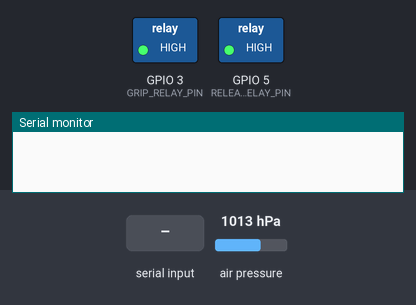
A program run on a simulated Seeed XIAO ESP32-C3. Parts: switched loads named in the program (green lamp = pin HIGH), the last lines printed to the serial monitor. Wiring (inferred from the names in the program): BMP180 pressure sensor at I2C address 0x77. Inputs (shaded band) come from the test bench; at power-on: air pressure 1013 hPa.

Above: at 1.2 s.
1.3 s: "GRIP\n" received over Serial
At 2.1 s:
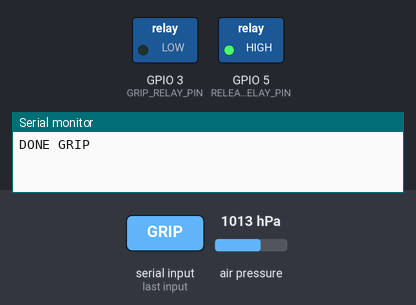
2.8 s: "RELEASE\n" received over Serial
At 3.2 s:
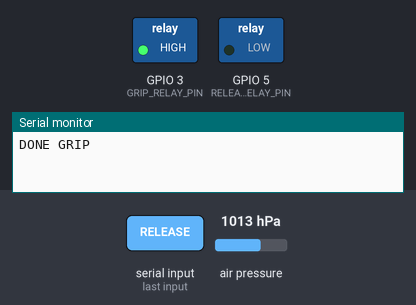
Timing chart, 0 to 5.8 s (numbered marks = the images above; inputs shaded):
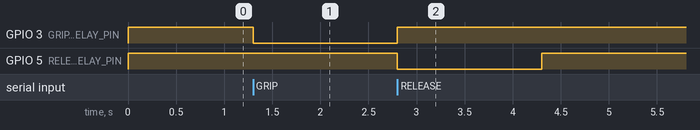

Measured:
- after the input at 1.3 s, GPIO 3 (GRIP_RELAY_PIN): HIGH → LOW at once
- after the input at 2.8 s, GPIO 3 (GRIP_RELAY_PIN): LOW → HIGH at once; GPIO 5 (RELEASE_RELAY_PIN): HIGH → LOW at once, → HIGH 1.5 s later

The program:

main.cpp
```cpp
#include <Adafruit_BMP085.h>
#include <Arduino.h>
#include <Wire.h>
#include <math.h>
#include <string.h>

namespace {

constexpr uint8_t GRIP_RELAY_PIN = D1;
constexpr uint8_t RELEASE_RELAY_PIN = D3;
constexpr uint8_t RELAY_ON = LOW;
constexpr uint8_t RELAY_OFF = HIGH;
constexpr unsigned long RELEASE_PULSE_MS = 1500;
constexpr size_t COMMAND_BUFFER_SIZE = 32;

// BMP180 (I2C 0x77) on the Waveshare 10 DOF IMU Sensor, I2C on D4 (SDA) /
// D5 (SCL). Each reading blocks for about 13 ms (temperature + pressure).
constexpr unsigned long PRESSURE_SAMPLE_MS = 50;
// readPressure() cannot report I2C errors (the library ignores the bus
// results), so a loose wire gives garbage. A reading only counts if the chip
// still answers with its ID afterwards and the value is inside the BMP180's
// 300-1100 hPa range; otherwise the pressure is NAN.
constexpr uint8_t BMP180_ADDRESS = 0x77;
constexpr uint8_t BMP180_CHIP_ID_REGISTER = 0xD0;
constexpr uint8_t BMP180_CHIP_ID = 0x55;
constexpr float MIN_VALID_HPA = 300.0f;
constexpr float MAX_VALID_HPA = 1100.0f;
// Invalid readings for this long while gripping -> GRIP UNKNOWN. Shorter
// glitches (1-9 samples) are ignored: the held state is kept meanwhile.
constexpr unsigned long SENSOR_LOST_MS = 500;
// A sensor missing at startup is probed again this often, so fixing the
// wire brings it back without a reset.
constexpr unsigned long SENSOR_RETRY_MS = 2000;
// Pressure drop below the pre-grip baseline that marks a sealed (held)
// object, with hysteresis. Measured over 10 grip cycles: open cup settles at
// 71-99 hPa, a held object at 213-395 hPa. HOLD turns on at the ON threshold
// and off again only below the OFF threshold.
constexpr float HOLD_ON_THRESHOLD_HPA = 180.0f;
constexpr float HOLD_OFF_THRESHOLD_HPA = 120.0f;
// After GRIP, report GRIP FAIL if no object is held within this time. In the
// 10-cycle test an object sealed 0.9-5.4 s after GRIP.
constexpr unsigned long GRIP_CONFIRM_TIMEOUT_MS = 8000;

enum class State { IDLE, GRIPPING, RELEASING };

State state = State::IDLE;
unsigned long releaseStartedAt = 0;
char commandBuffer[COMMAND_BUFFER_SIZE] = {};
size_t commandLength = 0;
bool commandOverflow = false;

Adafruit_BMP085 bmp;
bool sensorReady = false;
float pressureHpa = NAN;
float baselineHpa = NAN;
bool holding = false;
unsigned long lastPressureSampleAt = 0;
unsigned long lastValidSampleAt = 0;
unsigned long lastSensorRetryAt = 0;
bool sensorLostReported = false;
unsigned long gripStartedAt = 0;
bool gripResultSent = false;

bool chipAnswers() {
  Wire.beginTransmission(BMP180_ADDRESS);
  Wire.write(BMP180_CHIP_ID_REGISTER);
  if (Wire.endTransmission() != 0) {
    return false;
  }
  if (Wire.requestFrom(BMP180_ADDRESS, static_cast<uint8_t>(1)) != 1) {
    return false;
  }
  return Wire.read() == BMP180_CHIP_ID;
}

void samplePressure() {
  lastPressureSampleAt = millis();
  if (!sensorReady) {
    pressureHpa = NAN;
    if (lastPressureSampleAt - lastSensorRetryAt >= SENSOR_RETRY_MS) {
      lastSensorRetryAt = lastPressureSampleAt;
      sensorReady = bmp.begin(BMP085_STANDARD);
    }
    if (!sensorReady) {
      return;
    }
  }
  float hpa = bmp.readPressure() / 100.0f;
  bool valid = chipAnswers() && hpa >= MIN_VALID_HPA && hpa <= MAX_VALID_HPA;
  pressureHpa = valid ? hpa : NAN;
  if (valid) {
    lastValidSampleAt = lastPressureSampleAt;
  }
}

float vacuumHpa() { return baselineHpa - pressureHpa; }

// A failed reading while gripping keeps the held state (no false GRIP LOST);
// if the sensor stays silent for SENSOR_LOST_MS, report GRIP UNKNOWN once.
void updateSensorLost() {
  if (sensorLostReported || millis() - lastValidSampleAt < SENSOR_LOST_MS) {
    return;
  }
  sensorLostReported = true;
  gripResultSent = true;  // no GRIP FAIL either, the result is unknown now
  Serial.println("GRIP UNKNOWN");
}

// Reports GRIP OK when an object becomes held and GRIP LOST when it is lost
// while the grip relay is still on.
void updateHolding() {
  bool wasHolding = holding;
  if (state == State::GRIPPING && !isnan(baselineHpa)) {
    if (isnan(pressureHpa)) {
      updateSensorLost();
      return;
    }
    sensorLostReported = false;  // report the next outage again
  }

  if (state != State::GRIPPING || isnan(baselineHpa)) {
    holding = false;
  } else if (vacuumHpa() >= HOLD_ON_THRESHOLD_HPA) {
    holding = true;
  } else if (vacuumHpa() < HOLD_OFF_THRESHOLD_HPA) {
    holding = false;
  }

  if (state != State::GRIPPING || holding == wasHolding) {
    return;
  }
  if (holding) {
    gripResultSent = true;
    Serial.println("GRIP OK");
  } else {
    Serial.println("GRIP LOST");
  }
}

void updateGripTimeout() {
  if (state != State::GRIPPING || gripResultSent ||
      millis() - gripStartedAt < GRIP_CONFIRM_TIMEOUT_MS) {
    return;
  }

  gripResultSent = true;
  Serial.println("GRIP FAIL");
}

void updatePressure() {
  if (millis() - lastPressureSampleAt >= PRESSURE_SAMPLE_MS) {
    samplePressure();
    updateHolding();
  }
}

void setIdle() {
  digitalWrite(GRIP_RELAY_PIN, RELAY_OFF);
  digitalWrite(RELEASE_RELAY_PIN, RELAY_OFF);
  state = State::IDLE;
  holding = false;
}

void startGrip() {
  setIdle();
  samplePressure();
  baselineHpa = pressureHpa;
  digitalWrite(GRIP_RELAY_PIN, RELAY_ON);
  state = State::GRIPPING;
  gripStartedAt = millis();
  gripResultSent = false;
  sensorLostReported = false;
  Serial.println("DONE GRIP");
  if (!sensorReady || isnan(baselineHpa)) {
    gripResultSent = true;
    Serial.println("GRIP UNKNOWN");
  }
}

void startRelease() {
  setIdle();
  releaseStartedAt = millis();
  digitalWrite(RELEASE_RELAY_PIN, RELAY_ON);
  state = State::RELEASING;
}

void updateRelease() {
  if (state != State::RELEASING ||
      millis() - releaseStartedAt < RELEASE_PULSE_MS) {
    return;
  }

  setIdle();
  Serial.println("DONE RELEASE");
}

void handleCommand(const char *command) {
  if (strcmp(command, "STATUS") == 0) {
    switch (state) {
      case State::IDLE:
        Serial.println("STATE IDLE");
        break;
      case State::GRIPPING:
        Serial.println("STATE GRIPPING");
        break;
      case State::RELEASING:
        Serial.println("STATE RELEASING");
        break;
    }
  } else if (strcmp(command, "HOLD") == 0) {
    if (!sensorReady || isnan(pressureHpa)) {
      Serial.println("ERR NO_SENSOR");
    } else if (holding) {
      Serial.println("HOLD YES");
    } else {
      Serial.println("HOLD NO");
    }
  } else if (strcmp(command, "PRESSURE") == 0) {
    if (!sensorReady || isnan(pressureHpa)) {
      Serial.println("ERR NO_SENSOR");
    } else if (state == State::GRIPPING && !isnan(baselineHpa)) {
      Serial.printf("PRESSURE %.2f BASE %.2f VACUUM %.2f\n", pressureHpa,
                    baselineHpa, vacuumHpa());
    } else {
      Serial.printf("PRESSURE %.2f\n", pressureHpa);
    }
  } else if (strcmp(command, "GRIP") == 0) {
    if (state != State::IDLE) {
      Serial.println("ERR BUSY");
      return;
    }
    startGrip();
  } else if (strcmp(command, "RELEASE") == 0) {
    if (state == State::RELEASING) {
      Serial.println("ERR BUSY");
      return;
    }
    startRelease();
  } else {
    Serial.println("ERR UNKNOWN_COMMAND");
  }
}

void readCommands() {
  while (Serial.available() > 0) {
    char ch = static_cast<char>(Serial.read());
    if (ch == '\n') {
      if (commandOverflow) {
        Serial.println("ERR LINE_TOO_LONG");
      } else if (commandLength > 0) {
        commandBuffer[commandLength] = '\0';
        handleCommand(commandBuffer);
      }
      commandLength = 0;
      commandOverflow = false;
    } else if (ch == '\r') {
      continue;
    } else if (!commandOverflow) {
      if (commandLength < COMMAND_BUFFER_SIZE - 1) {
        commandBuffer[commandLength++] = ch;
      } else {
        commandOverflow = true;
      }
    }
  }
}

}  // namespace

void setup() {
  digitalWrite(GRIP_RELAY_PIN, RELAY_OFF);
  digitalWrite(RELEASE_RELAY_PIN, RELAY_OFF);
  pinMode(GRIP_RELAY_PIN, OUTPUT);
  pinMode(RELEASE_RELAY_PIN, OUTPUT);
  setIdle();
  Serial.begin(115200);
  Wire.begin();
  sensorReady = bmp.begin(BMP085_STANDARD);
  lastSensorRetryAt = millis();
  samplePressure();
}

void loop() {
  updatePressure();
  updateGripTimeout();
  updateRelease();
  readCommands();
  updateRelease();
}
```
